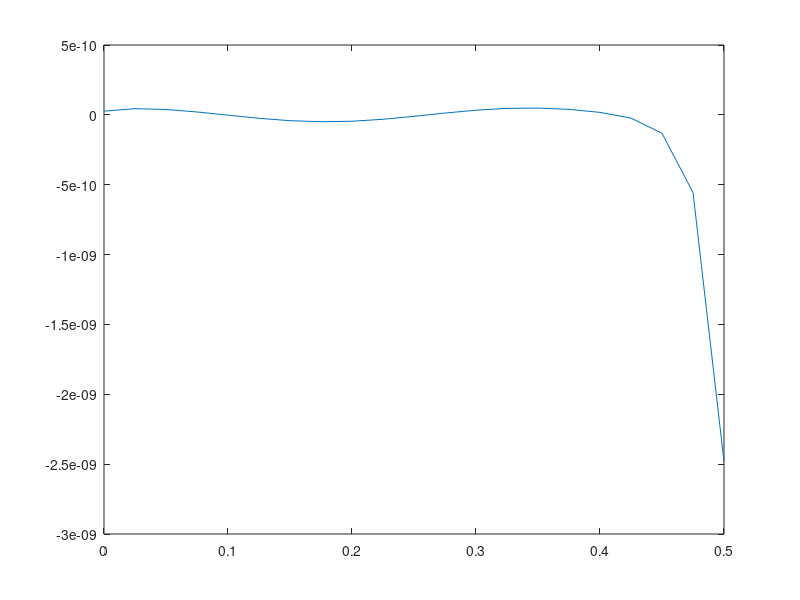

Write the MATLAB code that produced this figure.
clear;
clc;
% given data
L=0.5;
b=25e-3;
h=50e-3;
t=1e-3;
E=200e9;
V=0.27;
E1=E/(1-V^2);
G=76.9e9;
Ne=20 ; 
Le=L/Ne;
a1=(t*b^2*h)/2 + (t*b*h^2)/2;
a2=(b*t^3)/6 + (h*t^3)/6;
a3=(b^2*h*t)/2 - (b*h^2*t)/2;
a4=0;
a5=0;
a6=(t*b^2*h)/2 + (t*b*h^2)/2;
a7=(t*b^3*h^2)/24 + (t*b^2*h^3)/24;
a8=(2*b^2*h^2*t)/(b + h);
a9=(b^2*h*t)/2 - (b*h^2*t)/2;
a10=0;
a11=(2*b^2*h^3*t)/(b + h)^2 + (2*b^3*h^2*t)/(b + h)^2;
a12=(2*b*t^3*(b^2 + 5*h^2))/(15*(b + h)^2) + (2*h*t^3*(5*b^2 + h^2))/(15*(b + h)^2);
a13=(8*b*t^3)/(b + h)^2 + (8*h*t^3)/(b + h)^2;

ke=zeros(6);
ke(1,1)=G/Le*(a1+a2);
ke(1,2)=-G*a3/2;
ke(1,3)=G/Le*(a4-a5);
ke(1,4)=-G/Le*(a1+a2);
ke(1,5)=-G*a3/2;
ke(1,6)=G/Le*(a5-a4);
ke(2,2)=Le*G*a6/3+E1*a7/Le;
ke(2,3)=-G*a8/2;
ke(2,4)=G*a9-G*a9/2;
ke(2,5)=G*Le*a6/6-E1*a7/Le;
ke(2,6)=G*a8/2;
ke(3,3)=G/Le*a11+G/Le*a12+E1*Le*a13/3;
ke(3,4)=G/Le*(a5-a4);
kel_jy(3,5)=-G*a8/2;
ke(3,6)=-G/Le*a11-G/Le*a12+E1*Le*a13/6;
ke(4,4)=G/Le*(a1+a2);
ke(4,5)=G*a3/2;
ke(4,6)=G/Le*(a4-a5);
ke(5,5)=E1/Le*a7+Le*G*a6/3;
ke(5,6)=G*a8/2;
ke(6,6)=G/Le*a11+G/Le*a12+E1*Le*a13/3;
for i=2:6
    for j=1:i-1
        ke(i,j)=ke(j,i);
    end
end

Kg=zeros(3*(Ne+1),3*(Ne+1));
 s=0;
for n=1:Ne
    for i=1:6
        for j=1:6
            Kg(i+s,j+s)= Kg(i+s,j+s)+ke(i,j);
        end 
    end
    s=s+3;
end
Kg
%calculate dof
Fg=zeros(3*(Ne+1),1);
Fg(3*Ne+2)=Fg(Ne+2)-t*Kg(3*Ne+2,3*(Ne+1))
Kg(3*(Ne+1),:)=[];
Kg(:,3*(Ne+1))=[];
Fg(3*(Ne+1))=[];
Fg
dof= Kg\Fg;
dof=[dof;1];

U=zeros(Ne+1);
for i=1:(Ne+1)
    U(i)=dof(3*i-1);
end
Ufind=zeros(Ne+1,1);
for i=1:Ne+1
    Ufind(i)=U(i)*(b*h/4)^2;
end
Ufind;

X=zeros(Ne+1);
for i=1:(Ne+1)
    X(i)=dof(3*i);
end
Xfind=zeros(Ne+1,1);
for i=1:Ne+1
    Xfind(i)=X(i)*(b*h/4);
end

Ufind(Ne+1)
length=zeros(Ne+1,1);
for i=1:Ne+1
    length(i,1)=(Le)*(i-1);
end
length;
plot(length,Ufind);
